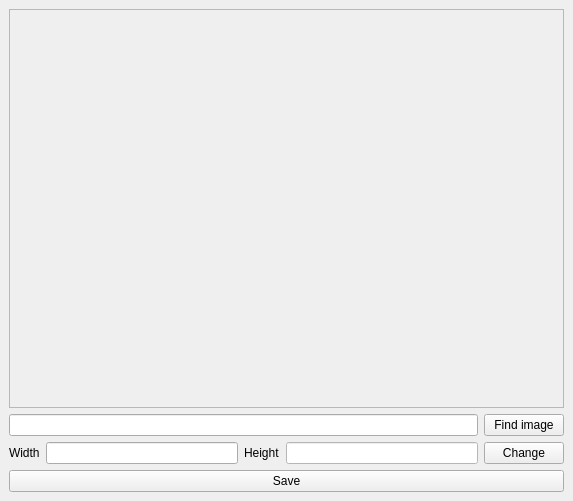
<?xml version="1.0" encoding="UTF-8"?>
<ui version="4.0">
 <class>MainWindow</class>
 <widget class="QMainWindow" name="MainWindow">
  <property name="geometry">
   <rect>
    <x>0</x>
    <y>0</y>
    <width>573</width>
    <height>501</height>
   </rect>
  </property>
  <property name="windowTitle">
   <string>Image Redimensioner</string>
  </property>
  <widget class="QWidget" name="centralwidget">
   <layout class="QGridLayout" name="gridLayout">
    <item row="2" column="1">
     <widget class="QLineEdit" name="widthInput">
      <property name="styleSheet">
       <string notr="true">border: 1px solid #0000001</string>
      </property>
     </widget>
    </item>
    <item row="2" column="0">
     <widget class="QLabel" name="label">
      <property name="text">
       <string>Width</string>
      </property>
     </widget>
    </item>
    <item row="2" column="2">
     <widget class="QLabel" name="label_2">
      <property name="text">
       <string>Height</string>
      </property>
     </widget>
    </item>
    <item row="2" column="4">
     <widget class="QPushButton" name="changeButton">
      <property name="text">
       <string>Change</string>
      </property>
     </widget>
    </item>
    <item row="2" column="3">
     <widget class="QLineEdit" name="heightInput">
      <property name="enabled">
       <bool>false</bool>
      </property>
      <property name="styleSheet">
       <string notr="true">background-color: #FFF;  border: 1px solid rgba(0, 0, 0, .5); color: black</string>
      </property>
      <property name="text">
       <string/>
      </property>
     </widget>
    </item>
    <item row="0" column="0" colspan="5">
     <widget class="QScrollArea" name="scrollArea">
      <property name="widgetResizable">
       <bool>true</bool>
      </property>
      <widget class="QWidget" name="scrollAreaWidgetContents">
       <property name="geometry">
        <rect>
         <x>0</x>
         <y>0</y>
         <width>553</width>
         <height>394</height>
        </rect>
       </property>
       <layout class="QGridLayout" name="gridLayout_2">
        <item row="0" column="0">
         <widget class="QLabel" name="imgArea">
          <property name="styleSheet">
           <string notr="true"/>
          </property>
          <property name="text">
           <string/>
          </property>
         </widget>
        </item>
       </layout>
      </widget>
     </widget>
    </item>
    <item row="1" column="4">
     <widget class="QPushButton" name="openBtn">
      <property name="text">
       <string>Find image</string>
      </property>
     </widget>
    </item>
    <item row="1" column="0" colspan="4">
     <widget class="QLineEdit" name="pathInput"/>
    </item>
    <item row="3" column="0" colspan="5">
     <widget class="QPushButton" name="saveButton">
      <property name="text">
       <string>Save</string>
      </property>
     </widget>
    </item>
   </layout>
  </widget>
 </widget>
 <resources/>
 <connections/>
</ui>
